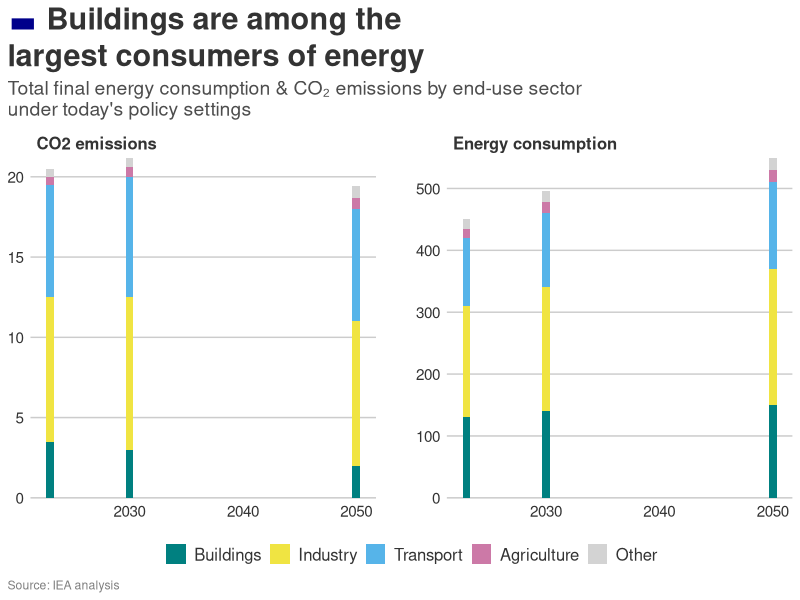
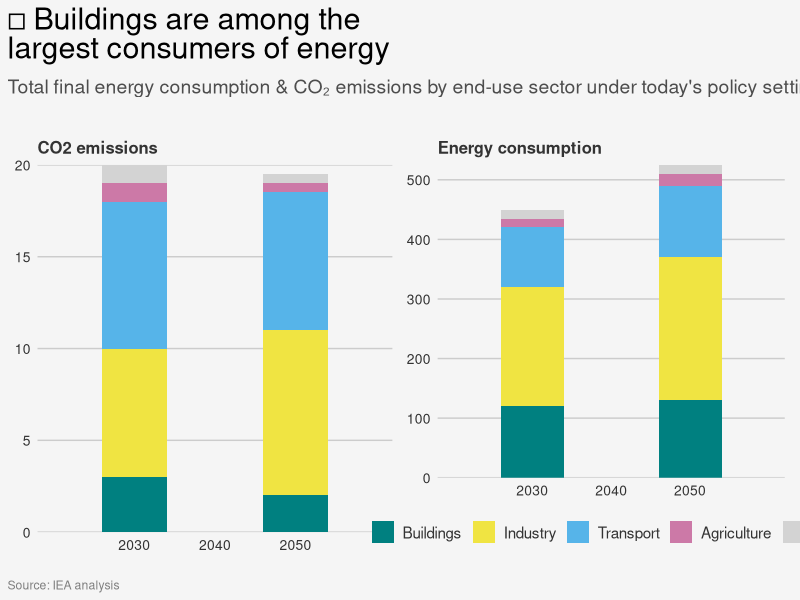

Generate these figures, in order, with R:
## ---- chunk 1
library(ggplot2)
library(ggtext)
library(cowplot)

# 1. Create a mock data frame in a "tidy" format
data <- data.frame(
  year = rep(c(2023, 2030, 2050), each = 10),
  metric = rep(rep(c("Energy consumption", "CO2 emissions"), each = 5), 3),
  sector = rep(c("Buildings", "Industry", "Transport", "Agriculture", "Other"), 6),
  value = c(
    # Energy 2023
    130, 180, 110, 15, 15,
    # CO2 2023
    3.5, 9, 7, 0.5, 0.5,
    # Energy 2030
    140, 200, 120, 18, 18,
    # CO2 2030
    3.0, 9.5, 7.5, 0.6, 0.6,
    # Energy 2050
    150, 220, 140, 20, 20,
    # CO2 2050
    2.0, 9.0, 7.0, 0.7, 0.7
  )
)

# Set the factor levels to control stacking and legend order
data$sector <- factor(data$sector, levels = c("Other", "Agriculture", "Transport", "Industry", "Buildings"))

## ---- chunk 2

# 2. Define the custom theme function
theme_iea <- function() {
  theme_minimal(base_family = "Helvetica") +
  theme(
    # Plot titles and positioning
    plot.title.position = "plot",
    plot.caption.position = "plot",
    plot.title = element_markdown(
      size = 22,
      face = "bold",
      color = "#333333",
      lineheight = 1.2,
    #   margin = margin(bottom = 10)
    ),
    plot.subtitle = element_text(
      size = 14,
      color = "grey30",
    #   margin = margin(bottom = 25)
    ),
    plot.caption = element_text(
        color = "grey50",
        hjust = 0,
        # margin = margin(top = 15)
    ),
    # Facet labels
    strip.text = element_text(
      hjust = 0,
      size = 12,
      face = "bold",
      color = "#333333"
    ),
    # Legend
    legend.position = "bottom",
    legend.title = element_blank(),
    legend.text = element_text(size = 12, color = "#333333"),
    legend.key.size = unit(0.7, "lines"),
    # Axes
    axis.title = element_blank(),
    axis.text = element_text(size = 11, color = "#333333"),
    axis.ticks = element_blank(),
    # Gridlines
    panel.grid.major.y = element_line(color = "grey80"),
    panel.grid.minor.y = element_blank(),
    panel.grid.major.x = element_blank(),
    panel.grid.minor.x = element_blank(),
    # Panel
    panel.spacing = unit(2, "lines"),
    panel.background = element_rect(fill = "white", color = NA)
  )
}
## ---- chunk 3

# 3. Define the color palette
iea_colors <- c(
  "Buildings"   = "#008080",
  "Industry"    = "#F0E442",
  "Transport"   = "#56B4E9",
  "Agriculture" = "#CC79A7",
  "Other"       = "#D3D3D3"
)

# 4. Build the main plot
p <- ggplot(data, aes(x = year, y = value, fill = sector)) +
  geom_bar(stat = "identity", position = "stack", width = 0.7) +
  facet_wrap(
    ~metric,
    scales = "free_y", # Allow y-axes to have different scales
    labeller = as_labeller(c(
        `Energy consumption` = "Energy consumption",
        `CO2 emissions` = "CO2 emissions"
    ))
  ) +
  scale_fill_manual(
    values = iea_colors,
    guide = guide_legend(
        reverse = TRUE, # Reverse order to match plot stacking
        override.aes = list(shape = 21, size = 5) # Use circles for legend keys
    )
  ) +
  # Use specific breaks for y-axis
  scale_y_continuous(breaks = scales::pretty_breaks(n = 4), expand = c(0, 0)) +
  coord_cartesian(clip = "off") + # Allows elements to be drawn outside plot panel
  labs(
    title = "<span style='color:#00008B;'>&#9644;</span> Buildings are among the<br>largest consumers of energy",
    subtitle = "Total final energy consumption & CO₂ emissions by end-use sector\nunder today's policy settings",
    caption = "Source: IEA analysis"
  ) +
  theme_iea()

# 5. Add the logo (requires a local 'iea_logo.png' file)
# You would need to download the IEA logo and save it in your project directory
logo_file <- "iea_logo.png"

if (file.exists(logo_file)) {
  final_plot <- ggdraw() +
    draw_plot(p) +
    draw_image(
      logo_file,
      x = 0.95,          # x position (0-1) from left
      y = 0.98,          # y position (0-1) from bottom
      hjust = 1,
      vjust = 1,
      width = 0.1,       # Width of the logo
      height = 0.05      # Height of the logo
    )
  print(final_plot)
} else {
  print("Logo file not found. Displaying plot without logo.")
  print(p)
}
## ---- chunk 4

library(ggplot2)
library(ggtext)
library(patchwork) # For combining plots

# 1. Update the mock data based on the new image (years 2030 & 2050)
data <- data.frame(
  year = rep(c(2030, 2050), each = 10),
  metric = rep(rep(c("CO2 emissions", "Energy consumption"), each = 5), 2),
  sector = rep(c("Buildings", "Industry", "Transport", "Agriculture", "Other"), 4),
  value = c(
    # CO2 2030
    3, 7, 8, 1, 1,
    # Energy 2030
    120, 200, 100, 15, 15,
    # CO2 2050
    2, 9, 7.5, 0.5, 0.5,
    # Energy 2050
    130, 240, 120, 20, 15
  )
)

# Set the factor levels to control stacking and legend order
data$sector <- factor(data$sector, levels = c("Other", "Agriculture", "Transport", "Industry", "Buildings"))

# 2. Define the color palette (unchanged)
iea_colors <- c(
  "Buildings"   = "#008080",
  "Industry"    = "#F0E442",
  "Transport"   = "#56B4E9",
  "Agriculture" = "#CC79A7",
  "Other"       = "#D3D3D3"
)

# 3. Update the theme (e.g., light grey background)
theme_iea_revised <- function() {
  theme_minimal(base_family = "Helvetica") +
  theme(
    plot.background = element_rect(fill = "#f5f5f5", color = NA),
    panel.background = element_rect(fill = "#f5f5f5", color = NA),
    plot.title = element_text(hjust = 0, size = 12, face = "bold", color = "#333333"),
    legend.position = "bottom",
    legend.title = element_blank(),
    legend.text = element_text(size = 11, color = "#333333"),
    axis.title = element_blank(),
    axis.text = element_text(size = 10, color = "#333333"),
    axis.ticks = element_blank(),
    panel.grid.major.y = element_line(color = "grey80"),
    panel.grid.minor.y = element_blank(),
    panel.grid.major.x = element_blank(),
    panel.grid.minor.x = element_blank()
  )
}

# 4. Create the two separate plots

# Plot 1: CO2 Emissions
p_co2 <- ggplot(subset(data, metric == "CO2 emissions"), aes(x = year, y = value, fill = sector)) +
  geom_bar(stat = "identity", position = "stack", width = 8) + # Wider bars
  scale_x_continuous(breaks = c(2030, 2040, 2050), limits = c(2020, 2060)) + # Custom axis breaks
  scale_y_continuous(expand = c(0, 0)) +
  scale_fill_manual(values = iea_colors) +
  labs(title = "CO2 emissions") +
  theme_iea_revised() +
  theme(legend.position = "none") # Hide legend for this plot

# Plot 2: Energy Consumption
p_energy <- ggplot(subset(data, metric == "Energy consumption"), aes(x = year, y = value, fill = sector)) +
  geom_bar(stat = "identity", position = "stack", width = 8) + # Wider bars
  scale_x_continuous(breaks = c(2030, 2040, 2050), limits = c(2020, 2060)) + # Custom axis breaks
  scale_y_continuous(expand = c(0, 0)) +
  scale_fill_manual(
    values = iea_colors,
    guide = guide_legend(reverse = TRUE, override.aes = list(shape = 21, size = 4))
  ) +
  labs(title = "Energy consumption") +
  theme_iea_revised()

# 5. Combine the plots and add the main titles and caption
final_plot <- plot_grid(p_co2, p_energy) +
  plot_annotation(
    title = "<span style='font-size:22pt;'>&#9633; Buildings are among the</span><br><span style='font-size:22pt; font-weight:bold;'>largest consumers of energy</span>",
    subtitle = "Total final energy consumption & CO₂ emissions by end-use sector under today's policy settings",
    caption = "Source: IEA analysis",
    theme = theme(
      plot.background = element_rect(fill = "#f5f5f5", color = NA),
      plot.title = element_markdown(lineheight = 1.2, margin = margin(b = 10)),
      plot.subtitle = element_text(size = 14, color = "grey30", margin = margin(b = 25)),
      plot.caption = element_text(hjust = 0, color = "grey50", margin = margin(t = 15))
    )
  )

print(final_plot)
